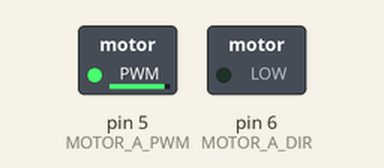
The sketch below on a simulated Arduino Uno, built with avr-gcc and run on an emulated ATmega328P. On the bench: switched loads named in the sketch (green lamp = pin HIGH). What the sketch prints to the serial monitor is not drawn.

Above: at 0.1 s.
Timing chart, 0 to 1.6 s (numbered marks = the images above):
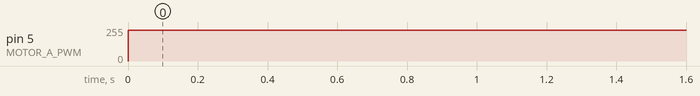

Measured:
- by itself, pin 5 (MOTOR_A_PWM): 0/255 → 232/255 at 0.00 s

The sketch:

Motor_PWM.ino
```cpp
#define MOTOR_A_IA 5  //มอเตอร์ A Input  A
#define MOTOR_A_IB 6  //มอเตอร์ A Input  B

#define MOTOR_A_PWM  MOTOR_A_IA   // มอเตอร์ A PWM Speed
#define MOTOR_A_DIR  MOTOR_A_IB   // มอเตอร์ A Direction

#define PWM_SPEED1  100
#define PWM_SPEED2  1000
#define DIR_DELAY  3000

void setup() {
  Serial.begin(9600);
  pinMode(MOTOR_A_DIR, OUTPUT);
  pinMode(MOTOR_A_PWM, OUTPUT);
  digitalWrite(MOTOR_A_DIR, LOW);  //stop
  digitalWrite(MOTOR_A_PWM, LOW);  //stop

}

void loop() {
  Serial.println("speed 1 forward");
  digitalWrite(MOTOR_A_DIR, LOW);     //direction
  analogWrite(MOTOR_A_PWM, PWM_SPEED2); //PWM speed1
  delay(DIR_DELAY);

}
```
